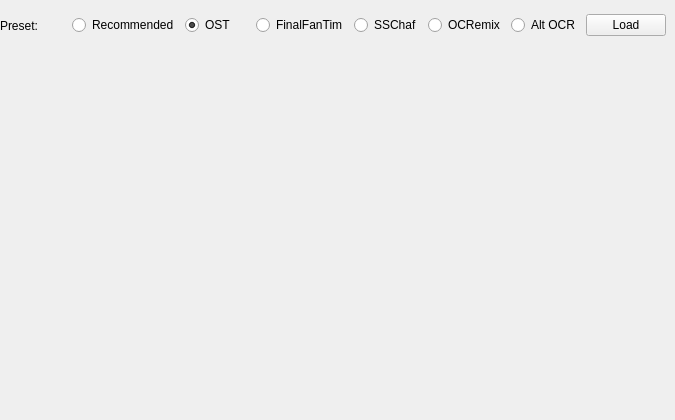
  <widget class="customselectionPage" name="customselectionPage">
   <property name="title">
    <string>Dancing Mad Final Beta Installer</string>
   </property>
   <property name="subTitle">
    <string>Custom Track Selection</string>
   </property>
   <attribute name="pageId">
    <string notr="true">trackselect</string>
   </attribute>
   <widget class="selectionTableWidget" name="trackSelectionWidget" native="true">
    <property name="geometry">
     <rect>
      <x>0</x>
      <y>40</y>
      <width>551</width>
      <height>371</height>
     </rect>
    </property>
   </widget>
   <widget class="QWidget" name="horizontalLayoutWidget">
    <property name="geometry">
     <rect>
      <x>0</x>
      <y>10</y>
      <width>666</width>
      <height>31</height>
     </rect>
    </property>
    <layout class="QHBoxLayout" name="horizontalLayout">
     <item>
      <widget class="QLabel" name="presetLabel">
       <property name="text">
        <string>Preset:</string>
       </property>
      </widget>
     </item>
     <item>
      <widget class="QRadioButton" name="recommendedPreset">
       <property name="text">
        <string>Recommended</string>
       </property>
      </widget>
     </item>
     <item>
      <widget class="QRadioButton" name="ostPreset">
       <property name="text">
        <string>OST</string>
       </property>
       <property name="checked">
        <bool>true</bool>
       </property>
      </widget>
     </item>
     <item>
      <widget class="QRadioButton" name="fftPreset">
       <property name="text">
        <string>FinalFanTim</string>
       </property>
      </widget>
     </item>
     <item>
      <widget class="QRadioButton" name="sscPreset">
       <property name="text">
        <string>SSChaf</string>
       </property>
      </widget>
     </item>
     <item>
      <widget class="QRadioButton" name="ocrPreset">
       <property name="text">
        <string>OCRemix</string>
       </property>
      </widget>
     </item>
     <item>
      <widget class="QRadioButton" name="ocraltPreset">
       <property name="text">
        <string>Alt OCR</string>
       </property>
      </widget>
     </item>
     <item>
      <widget class="QPushButton" name="loadPreset">
       <property name="text">
        <string>Load</string>
       </property>
      </widget>
     </item>
    </layout>
   </widget>
  </widget>
